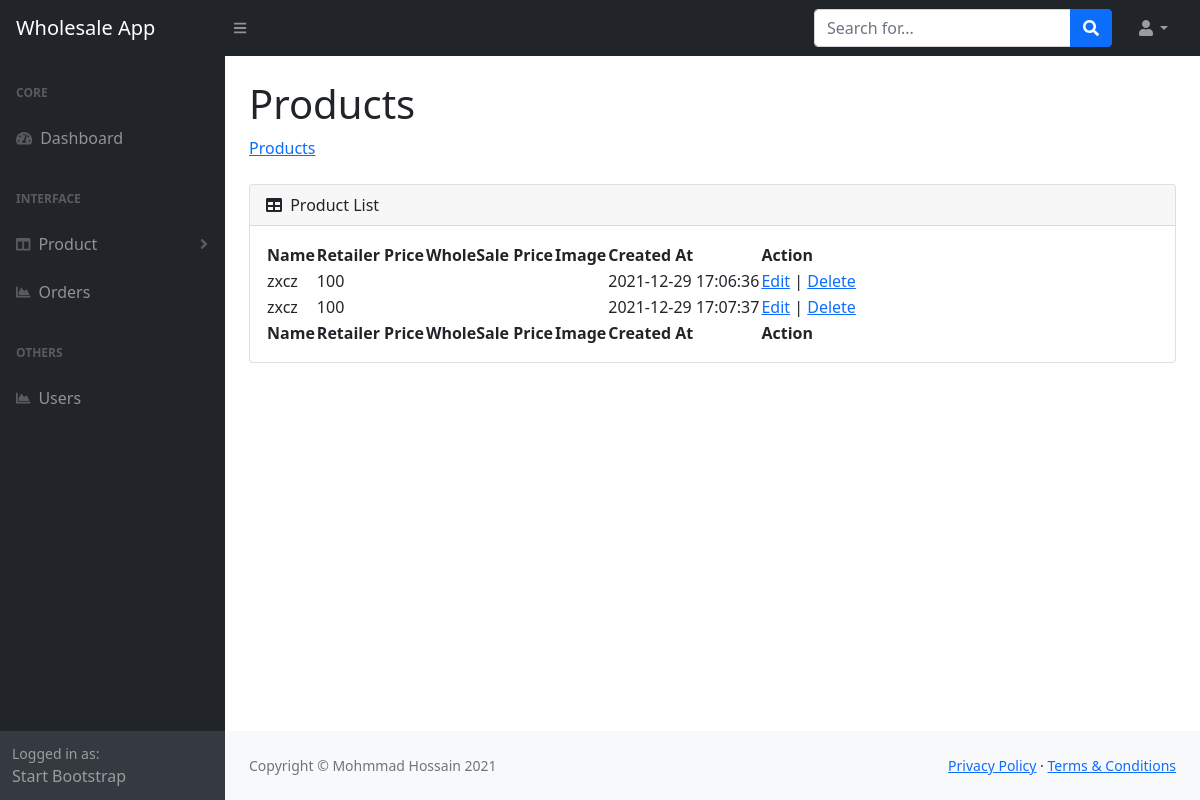
Page /products.php (signed in) on the earlier database version.
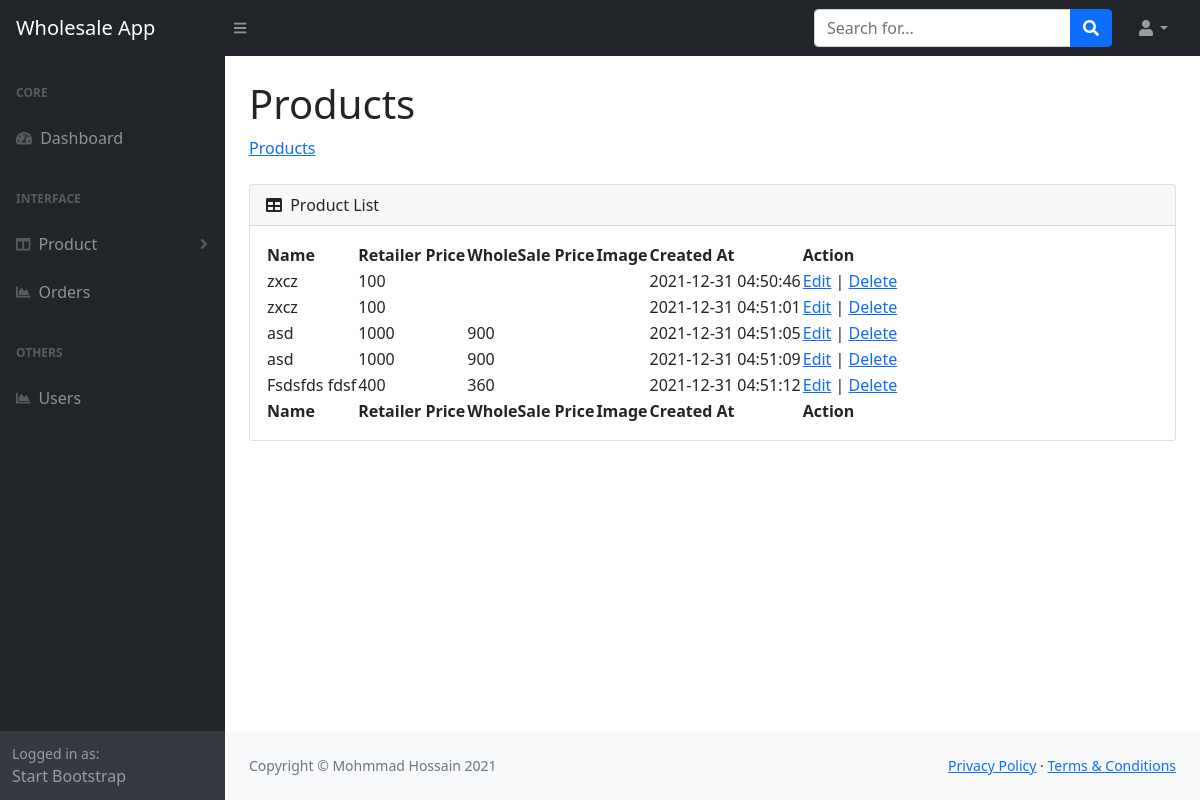
Same page on the later database version.
### tables this page shows
CREATE TABLE `products` (
  `id` int(6) UNSIGNED NOT NULL,
  `product_title` varchar(30) NOT NULL,
  `product_desc` varchar(30) NOT NULL,
  `retail_price` varchar(50) DEFAULT NULL,
  `wholesale_price` varchar(50) DEFAULT NULL,
  `product_image` varchar(50) DEFAULT NULL,
  `create_at` timestamp NOT NULL DEFAULT current_timestamp() ON UPDATE current_timestamp(),
  `created_by` int(11) NOT NULL
);

### Class/Database.php (called while the page is built, shortened)
<?php
class Database{
    private $host = 'localhost';
    private $username = 'root';
    private $password = '';
    private $database = 'wholesale_app';
    protected $connection;
    public function __construct() {
        if (!isset($this->connection)) {
            $this->connection = new mysqli($this->host, $this->username, $this->password, $this->database);
        }
        return $this->connection;
    }
    function selectAll($tableName)  {
        $this->sqlQuery = 'SELECT * FROM '.$this->database.'.'.$tableName;
        $this->dataSet = $this->connection->query($this->sqlQuery);
        $data = [];
        while ($row = $this->dataSet->fetch_assoc())
        {
            $data[] = $row;
        }
        return $data;
    }
  }

### Class/ProductClass.php (called while the page is built, shortened)
<?php
class ProductClass extends Database {
    public function products($id=null){
        return $this->selectAll('products');
    }
}

### products.php (the view)
<?php include('part/header.php') ?>
 <?php $products = $product->products(); ?>
     <div id="layoutSidenav">
       <?php include('part/sidebar.php') ?>
         <div id="layoutSidenav_content">
         <main>
                 <div class="container-fluid px-4">
                     <h1 class="mt-4">Products</h1>
                     <ol class="breadcrumb mb-4">
                         <li class="breadcrumb-item"><a href="index.html">Products</a></li>
                     </ol>
                     <div class="card mb-4">
                         <div class="card-header">
                             <i class="fas fa-table me-1"></i>
                             Product List
                         </div>
                         <div class="card-body">
                             <table id="datatablesSimple">
                                 <thead>
                                     <tr>
                                         <th>Name</th>
                                         <th>Retailer Price</th>
                                         <th>WholeSale Price</th>
                                         <th>Image</th>
                                         <th>Created At</th>
                                         <th>Action</th>
                                     </tr>
                                 </thead>
                                 <tfoot>
                                 <tr>
                                         <th>Name</th>
                                         <th>Retailer Price</th>
                                         <th>WholeSale Price</th>
                                         <th>Image</th>
                                         <th>Created At</th>
                                         <th>Action</th>
                                     </tr>
                                 </tfoot>
                                 <tbody>
                                 <?php if (count($products) > 0){
                                         foreach ($products as $data){  ?>
                                     <tr>
                                         <td><?php echo $data['product_title'] ?></td>
                                         <td><?php echo $data['retail_price'] ?></td>
                                         <td><?php echo $data['wholesale_price'] ?></td>
                                         <td><img src="images/<?php echo $data['product_image'] ?>" alt=""></td>
                                         <td><?php echo $data['create_at'] ?></td>
                                         <td><a href="add_product.php?product_id=<?php echo $data['id'] ?>">Edit</a> | <a href="?product_id=<?php echo $data['id'] ?>" onClick="return confirm('Are you sure you want to delete?')">Delete</a></td>
                                     </tr>
                                     <?php }
                                    } ?>
                                 </tbody>
                             </table>
                         </div>
                     </div>
                 </div>
             </main>
       <?php include('part/footer.php');  ?>

### part/header.php (shortened to what this page needs)
<?php
include_once('Class/ProductClass.php');
$product = new ProductClass();
?>
<!DOCTYPE html>
<html lang="en">
    <head>
        <link href="https://cdn.jsdelivr.net/npm/simple-datatables@latest/dist/style.css" rel="stylesheet" />
        <link href="css/styles.css" rel="stylesheet" />
    </head>
    <body class="sb-nav-fixed">
        <nav class="sb-topnav navbar navbar-expand navbar-dark bg-dark">
            <a class="navbar-brand ps-3" href="index.html">Wholesale App</a>
            <button class="btn btn-link btn-sm order-1 order-lg-0 me-4 me-lg-0" id="sidebarToggle" href="#!"><i class="fas fa-bars"></i></button>
            <form class="d-none d-md-inline-block form-inline ms-auto me-0 me-md-3 my-2 my-md-0">
                <div class="input-group">
                    <input class="form-control" type="text" placeholder="Search for..." aria-label="Search for..." aria-describedby="btnNavbarSearch" />
                    <button class="btn btn-primary" id="btnNavbarSearch" type="button"><i class="fas fa-search"></i></button>
                </div>
            </form>
            <ul class="navbar-nav ms-auto ms-md-0 me-3 me-lg-4">
                <li class="nav-item dropdown">
                    <a class="nav-link dropdown-toggle" id="navbarDropdown" href="#" role="button" data-bs-toggle="dropdown" aria-expanded="false"><i class="fas fa-user fa-fw"></i></a>
                </li>
            </ul>
        </nav>

### part/sidebar.php (shortened to what this page needs)
<div id="layoutSidenav_nav">
<nav class="sb-sidenav accordion sb-sidenav-dark" id="sidenavAccordion">
    <div class="sb-sidenav-menu">
        <div class="nav">
            <div class="sb-sidenav-menu-heading">Core</div>
            <a class="nav-link" href="dashboard.php">
                <div class="sb-nav-link-icon"><i class="fas fa-tachometer-alt"></i></div>
                Dashboard
            </a>
            <div class="sb-sidenav-menu-heading">Interface</div>
            <a class="nav-link collapsed" href="#" data-bs-toggle="collapse" data-bs-target="#collapseLayouts" aria-expanded="false" aria-controls="collapseLayouts">
                <div class="sb-nav-link-icon"><i class="fas fa-columns"></i></div>
                Product
                <div class="sb-sidenav-collapse-arrow"><i class="fas fa-angle-down"></i></div>
            </a>
            <a class="nav-link" href="orders.php">
                <div class="sb-nav-link-icon"><i class="fas fa-chart-area"></i></div>
                Orders
            </a>
            <div class="sb-sidenav-menu-heading">Others</div>
            <a class="nav-link" href="users.php">
                <div class="sb-nav-link-icon"><i class="fas fa-chart-area"></i></div>
                Users
            </a>
        </div>
    </div>
    <div class="sb-sidenav-footer">
        <div class="small">Logged in as:</div>
        Start Bootstrap
    </div>
</nav>
</div>

### part/footer.php (shortened to what this page needs)
<footer class="py-4 bg-light mt-auto">
                    <div class="container-fluid px-4">
                        <div class="d-flex align-items-center justify-content-between small">
                            <div class="text-muted">Copyright &copy; Mohmmad Hossain 2021</div>
                            <div>
                                <a href="#">Privacy Policy</a>
                                &middot;
                                <a href="#">Terms &amp; Conditions</a>
                            </div>
                        </div>
                    </div>
                </footer>
                </div>
        </div>
    </body>
</html>

Differences in the rows shown:
changed products (number 1 of 5 on the later page): create_at "2021-12-29 17:06:36" → "2021-12-31 04:50:46"
changed products (number 2 of 5 on the later page): create_at "2021-12-29 17:07:37" → "2021-12-31 04:51:01"
added products: product_title "asd", retail_price "1000", wholesale_price "900", create_at "2021-12-31 04:51:05"
added products: product_title "asd", retail_price "1000", wholesale_price "900", create_at "2021-12-31 04:51:09"
added products: product_title "Fsdsfds fdsf", retail_price "400", wholesale_price "360", create_at "2021-12-31 04:51:12"
